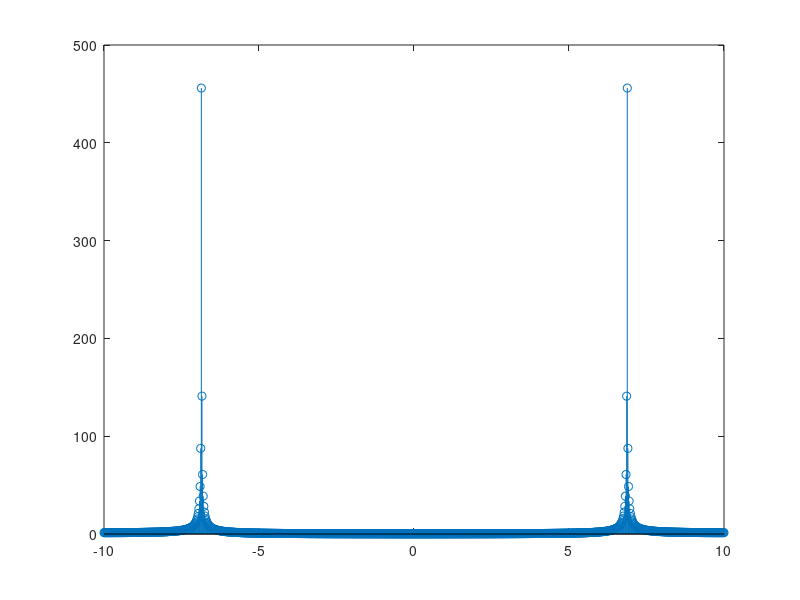
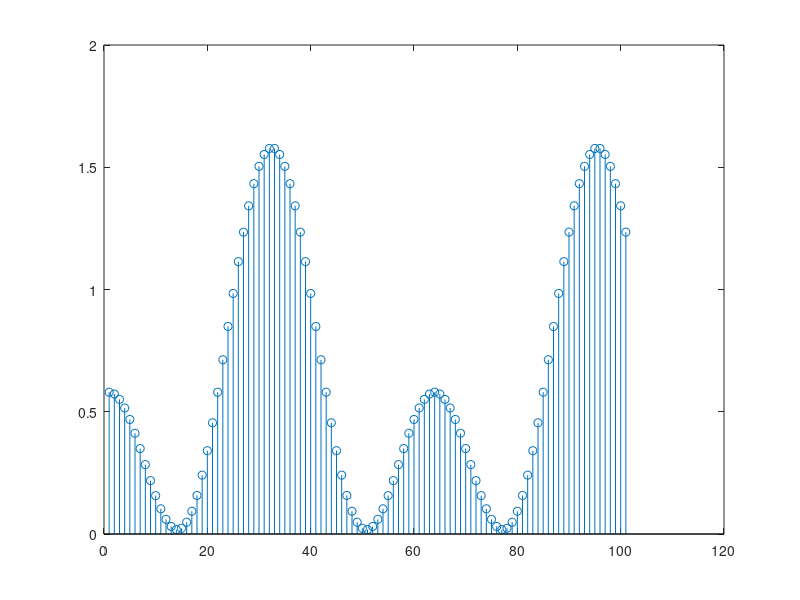
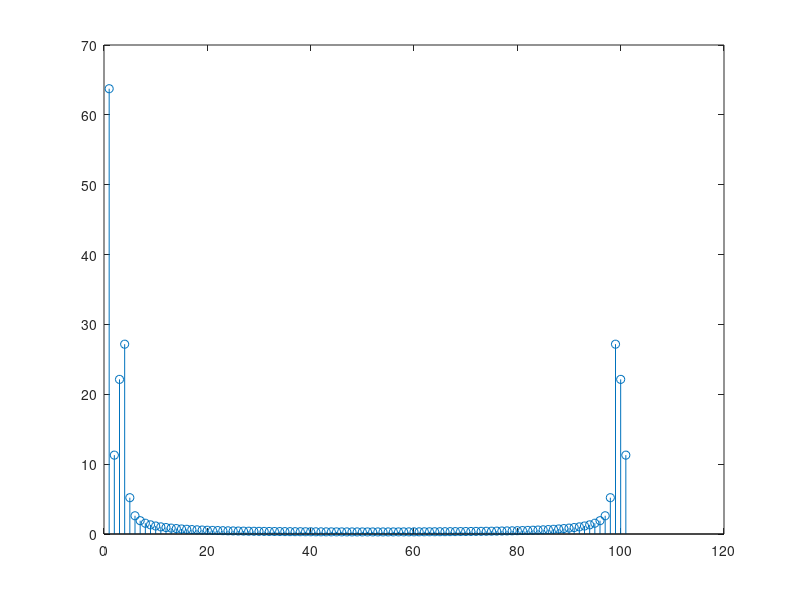

Recreate these plots in MATLAB, in order. (Note: this script raises an error after producing the figures.)
close all; clear; clc;

w0 = pi;
N = 1000;
T = 100*pi;                % total time
t = linspace(0,T,N+1);   % N+1 points, N intervals

x = cos(t*w0);
fftxabs = abs(fft(x));

deltw = 2*pi /T;
w = (-N/2:N/2)*deltw;

figure;
stem(w,fftxabs)
figure;
stem(abs(fft(cos(t*(w0*2)))))

%%
x = linspace(0,10,10+1);
conv(x,x);

%%
L = 64;

x = linspace(0,100,100+1);

Wn = 0.58 - 0.5*cos(2*pi*x/(L-1)) + 0.5*cos(4*x*pi/(L-1));
fftWn = fft(Wn);
stem(Wn)
figure;
stem(abs(fftWn))
wvtool(blackman(L))

%%
min(0.5*cos(2*pi*x/(L-1)))+ 0.5
min(0.5*cos(4*x*pi/(L-1))) + 0.5

%%
x1 = cos(pi*t);% +randn(size(n));
fftX = fftshift(x1/N);

Nx = length(x1);
nsc = floor(Nx/4.5);
% to estimate the psd

delw = 2*pi/T;
w = (-N/2:N/2-1)*delw;
r = [real(fftX);imag(fftX)];
stem(w,[real(fftX);imag(fftX)]')

figure; plot(abs(fftX)/length(t));



figure;
pwelch(x1,hanning(nsc),0.4)

%%
w0 = pi;
T = 100*pi;                % total time
N = 1000;
t = linspace(0,T,N+1);   % N+1 points, N intervals
t(end) = [];             % eliminate repeated point at the end
y = cos(w0*t);
z = fftshift(fft(y)/N);
% fft golden rule: delta_t*delta_w = 2*pi/N
% delta_w = 2*pi/(N*delta_t) = 2*pi/T
delw = 2*pi/T;
w = (-N/2:N/2-1)*delw;
r = [real(z);imag(z)];
stem(w,[real(z);imag(z)]')
xlim([-10 10])